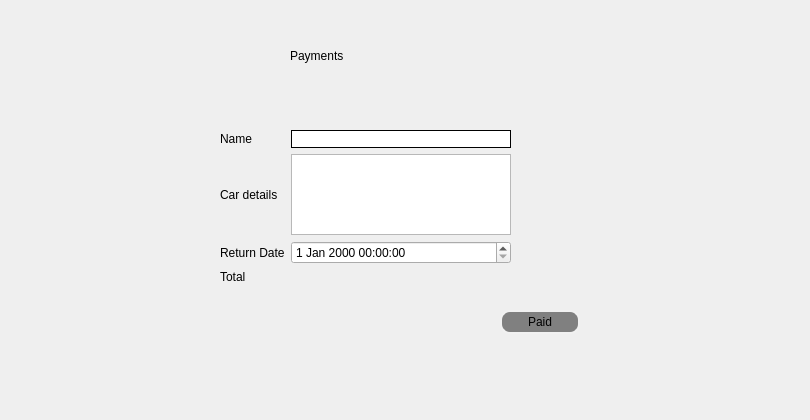
      <widget class="QWidget" name="payments">
       <widget class="QWidget" name="paymentswidget" native="true">
        <property name="geometry">
         <rect>
          <x>20</x>
          <y>20</y>
          <width>781</width>
          <height>391</height>
         </rect>
        </property>
        <widget class="QLabel" name="label_58">
         <property name="geometry">
          <rect>
           <x>270</x>
           <y>20</y>
           <width>121</width>
           <height>31</height>
          </rect>
         </property>
         <property name="styleSheet">
          <string notr="true">color:black;
font: 900 18pt &quot;Segoe UI Black&quot;;</string>
         </property>
         <property name="text">
          <string>Payments</string>
         </property>
        </widget>
        <widget class="QWidget" name="gridLayoutWidget_13">
         <property name="geometry">
          <rect>
           <x>200</x>
           <y>110</y>
           <width>291</width>
           <height>154</height>
          </rect>
         </property>
         <layout class="QGridLayout" name="gridLayout_13">
          <item row="0" column="0">
           <widget class="QLabel" name="label_59">
            <property name="text">
             <string>Name</string>
            </property>
           </widget>
          </item>
          <item row="1" column="0">
           <widget class="QLabel" name="label_60">
            <property name="text">
             <string>Car details</string>
            </property>
           </widget>
          </item>
          <item row="0" column="1">
           <widget class="QLineEdit" name="customerName">
            <property name="styleSheet">
             <string notr="true">border-style: solid;
border-width: 1px;
border-radius: 10px;</string>
            </property>
           </widget>
          </item>
          <item row="2" column="1">
           <widget class="QDateTimeEdit" name="paymentsReturnDate"/>
          </item>
          <item row="2" column="0">
           <widget class="QLabel" name="label_61">
            <property name="text">
             <string>Return Date</string>
            </property>
           </widget>
          </item>
          <item row="3" column="0">
           <widget class="QLabel" name="label_62">
            <property name="text">
             <string>Total</string>
            </property>
           </widget>
          </item>
          <item row="1" column="1">
           <widget class="QListView" name="paymentsCarDetsView"/>
          </item>
          <item row="3" column="1">
           <widget class="QLabel" name="totalPayment">
            <property name="text">
             <string/>
            </property>
           </widget>
          </item>
         </layout>
        </widget>
        <widget class="QPushButton" name="paidBtn">
         <property name="geometry">
          <rect>
           <x>480</x>
           <y>290</y>
           <width>80</width>
           <height>24</height>
          </rect>
         </property>
         <property name="styleSheet">
          <string notr="true">*{
background-color: #4981B0;}
.QPushButton{
background-color: Gray;
border: 2px solid #f1f1f1;
color:black;
border-radius:10px;
}

.QPushButton::hover{
color: black;
	background-color: rgb(162, 162, 162);
border: 2px solid #f1f1f1;
border-radius:10px;
}</string>
         </property>
         <property name="text">
          <string>Paid</string>
         </property>
        </widget>
       </widget>
      </widget>
